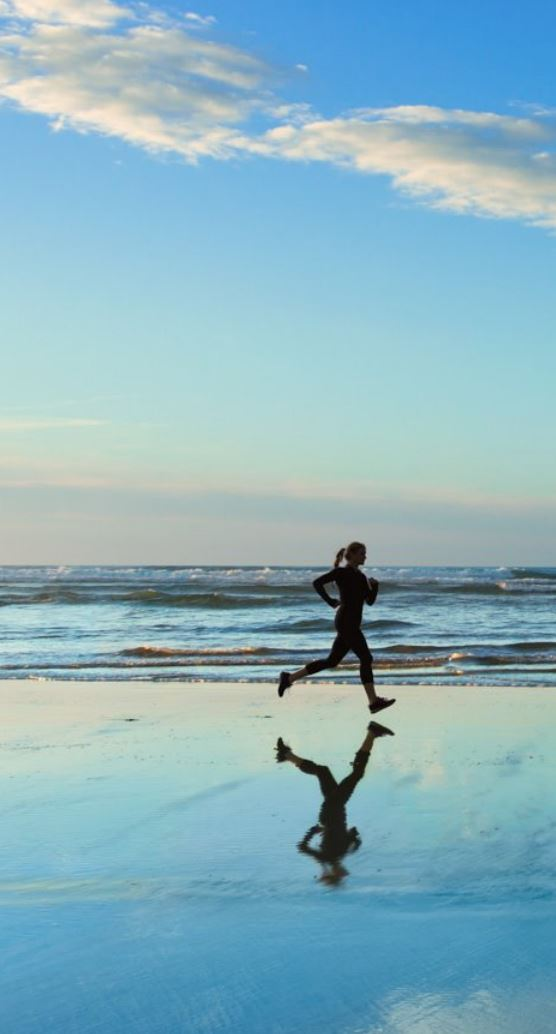
//> input picture OpenCV-C++/Code/28_Canny/picture.jpg, 556 x 1034 px
$ ./Project_28   (built with g++ and OpenCV 4)
//> lines starting //> are read from the running program, lines starting //| are printed output that depends on the picture; after the words box and inside, x2 and y2 are one past the last pixel; in counts of white or black regions, pixels touching at a corner belong together
#include<iostream>
#include<opencv2/opencv.hpp>
#include<opencv2/highgui/highgui.hpp>

using namespace std;
using namespace cv;

int main()
{
	Mat img = imread("picture.jpg");
//> img is the input picture: 1034 rows x 556 cols, CV_8UC3; mean B, G, R 191.5, 178.5, 137.4
	if (img.empty())
	{
		cout << "Fail to open!" << endl;
		return -1;
	}

	Mat res;
	cvtColor(img, img, COLOR_BGR2GRAY);
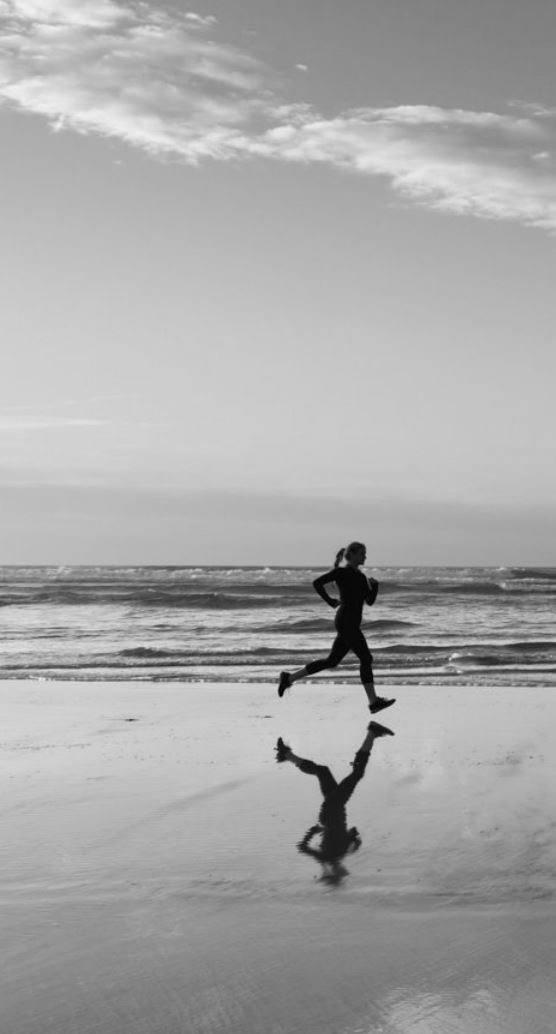
//> img: 1034 rows x 556 cols, CV_8UC1; min 0, max 242, mean 167.7

	Canny(img, res, 200, 256);
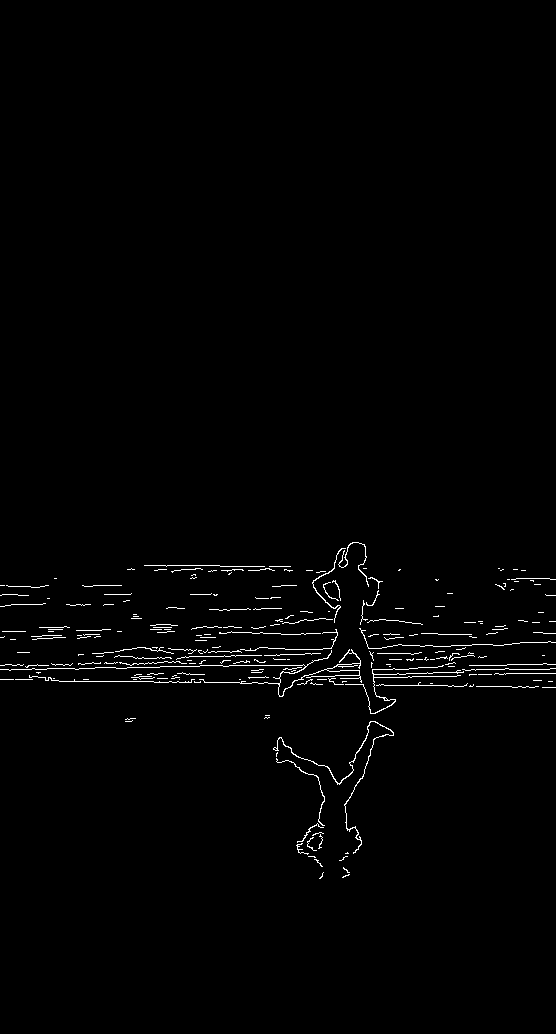
//> res: 1034 rows x 556 cols, CV_8UC1; 1.1% white in thin lines or dots, all inside (x1, y1, x2, y2) = (0, 542, 556, 879)

	imshow("result", res);
	waitKey(0);

	return 0;
}
